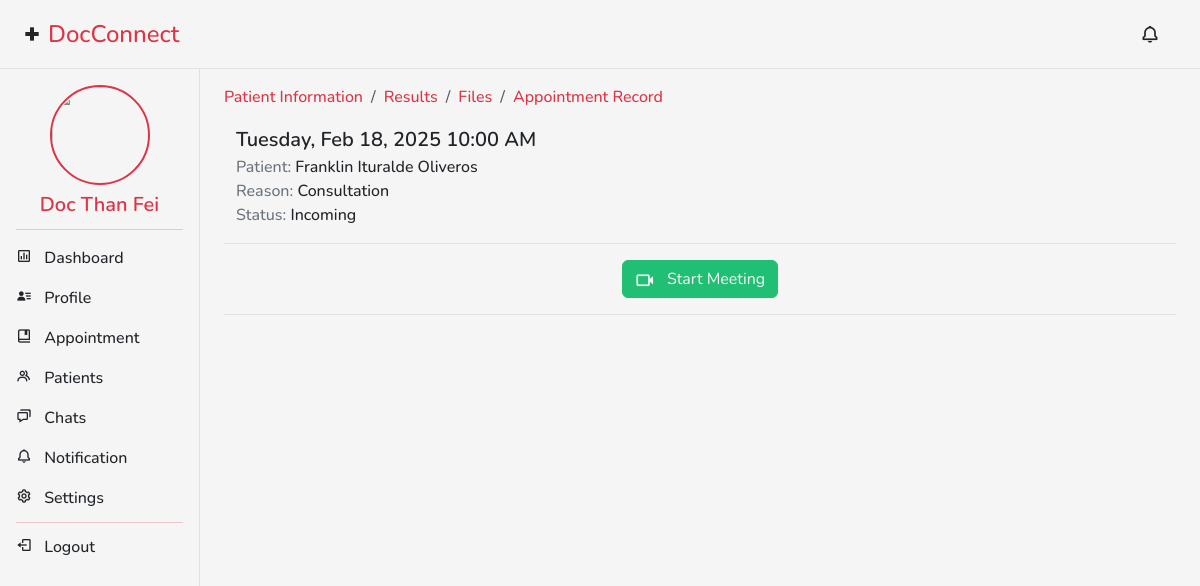
The app's page /doctor/appointment-view.php?appointment_id=8 (signed in), older data.
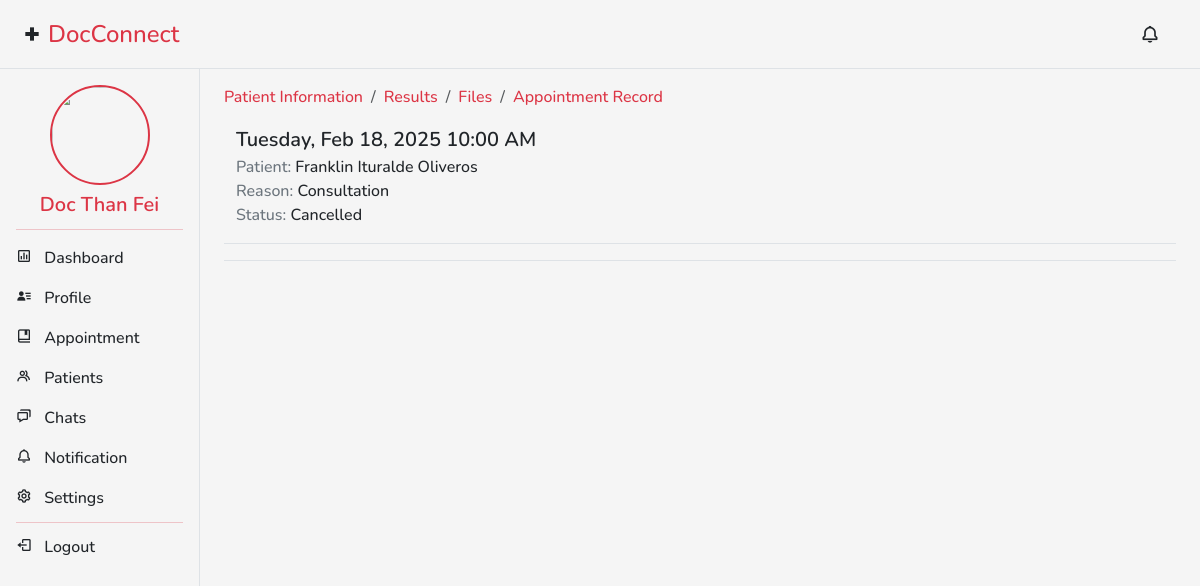
The same page, newer data.
### tables this page shows
CREATE TABLE `appointment` (
  `appointment_id` int(11) NOT NULL,
  `event_id` varchar(255) DEFAULT NULL,
  `patient_id` int(11) DEFAULT NULL,
  `doctor_id` int(11) DEFAULT NULL,
  `appointment_date` timestamp NULL DEFAULT NULL,
  `appointment_time` time DEFAULT NULL,
  `estimated_end` time DEFAULT NULL,
  `reason` text DEFAULT NULL,
  `appointment_link` varchar(255) DEFAULT NULL,
  `appointment_status` varchar(32) DEFAULT NULL,
  `result` varchar(255) DEFAULT NULL,
  `comment` text DEFAULT NULL,
  `is_created` timestamp NOT NULL DEFAULT current_timestamp(),
  `is_updated` timestamp NOT NULL DEFAULT current_timestamp() ON UPDATE current_timestamp(),
  `is_deleted` int(11) DEFAULT 0
);

### classes/appointment.class.php (called while the page is built, shortened)
<?php
require_once("../classes/database.php");
class Appointment
{
    protected $db;
    function __construct()
    {
        $this->db = new Database();
    }
    function get_appointment_details($appointment_id)
    {
        $sql = "SELECT ap.*, p.*, a.*, CONCAT(a.firstname, IF(a.middlename IS NOT NULL AND a.middlename != '', CONCAT(' ', a.middlename), ''), ' ', a.lastname) AS patient_name
        FROM appointment ap
        INNER JOIN patient_info p ON ap.patient_id = p.patient_id
        INNER JOIN account a ON p.account_id = a.account_id
        WHERE ap.appointment_id = :appointment_id";
        $query = $this->db->connect()->prepare($sql);
        $query->bindParam(':appointment_id', $appointment_id);
        $data = null;
        if ($query->execute()) {
            $data = $query->fetch();
        }
        return $data;
    }
}

### classes/database.php (called while the page is built)
<?php
class Database
{
    private $host = 'localhost';
    private $username = 'root';
    private $password = '';
    private $database = 'docconnect_db2';
    protected $connection;
    function connect()
    {
        try {
            $this->connection = new PDO("mysql:host=$this->host;dbname=$this->database", $this->username, $this->password);
            $this->connection->setAttribute(PDO::ATTR_ERRMODE, PDO::ERRMODE_EXCEPTION);
        } catch (PDOException $e) {
            die("Connection error: " . $e->getMessage());
        }
        return $this->connection;
    }
}
?>

### doctor/appointment-view.php (the view, shortened to what this page needs)
<?php
require_once('../classes/appointment.class.php');
$appointment_class = new Appointment();
$record = $appointment_class->get_appointment_details($_GET['appointment_id']);
?>
<!DOCTYPE html>
<html lang="en">
<?php
include '../includes/head.php';
?>
<body>
    <?php
    require_once('../includes/header-doctor.php');
    ?>
    <div class="container-fluid">
        <div class="row">
            <?php
            require_once('../includes/sidepanel-doctor.php');
            ?>
            <main class="col-md-9 ms-sm-auto col-lg-10 px-md-4 mb-4">
                <?php
                require_once('../includes/breadcrumb-patient.php');
                ?>
                <div class="p-0 m-0 row">
                    <div class="col-12 mb-3 border-bottom">
                        <p class="m-0 p-0 fs-5 text-dark fw-semibold text-wrap">
                            <?= date("l, M d, Y", strtotime($record['appointment_date'])) . " " . date("g:i A", strtotime($record['appointment_time'])) ?>
                        </p>
                        <p class="m-0 p-0 fs-6 text-secondary">Patient: <span class="text-dark"><?= $record['patient_name'] ?></span></p>
                        <p class="m-0 p-0 fs-6 text-secondary">Reason: <span class="text-dark"><?= $record['reason'] ?></span></p>
                        <p class="m-0 p-0 fs-6 text-secondary mb-3">Status: <span class="text-dark"><?= $record['appointment_status'] ?></span></p>
                    </div>
                    <div class="col-12 d-flex justify-content-center border-bottom mb-3">
                        <?php
                        if ($record['appointment_status'] == "Incoming") {
                        ?>
                            <button class="btn btn-success text-white mb-3" onclick="start_meeting('<?= $record['appointment_link'] ?>'); return false;">
                                <i class='bx bx-video me-2 align-middle fs-5'></i>
                                Start Meeting
                            </button>
                        <?php
                        } else if ($record['appointment_status'] == "Ongoing") {
                        ?>
                            <button class="btn btn-danger text-white mb-3" onclick="end_meeting()">
                                <i class='bx bx-check-square align-middle fs-5'></i>
                                Complete Meeting
                            </button>
                        <?php
                        }
                        ?>
                    </div>
                </div>
            </main>
        </div>
    </div>
</body>
</html>

Row changes from the older to the newer data that the page shows:
changed appointment "10:00 AM": appointment_status "Incoming" → "Cancelled"
Text that changed along with them:
text no longer shown: "Start Meeting"
